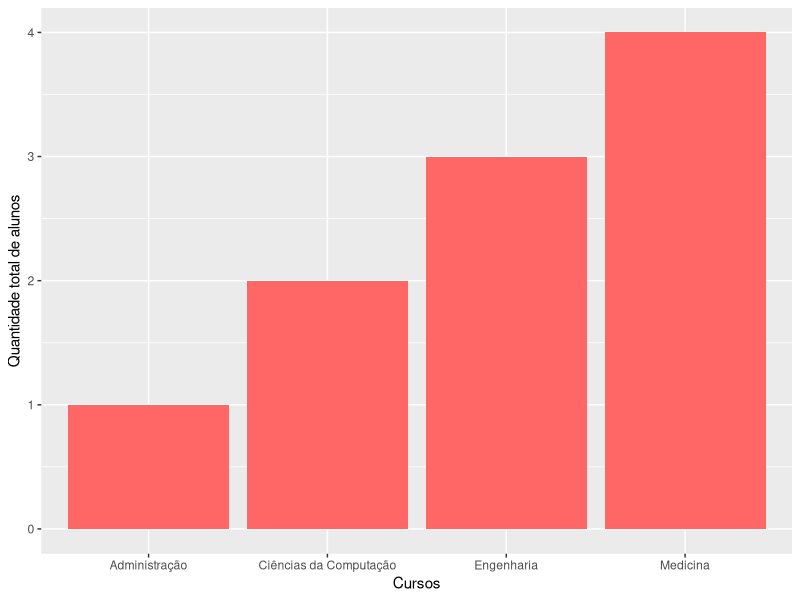
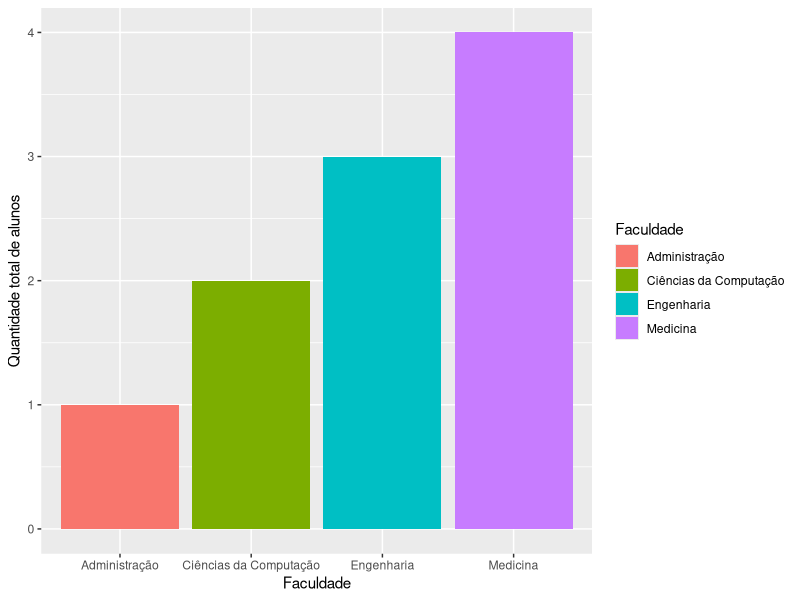
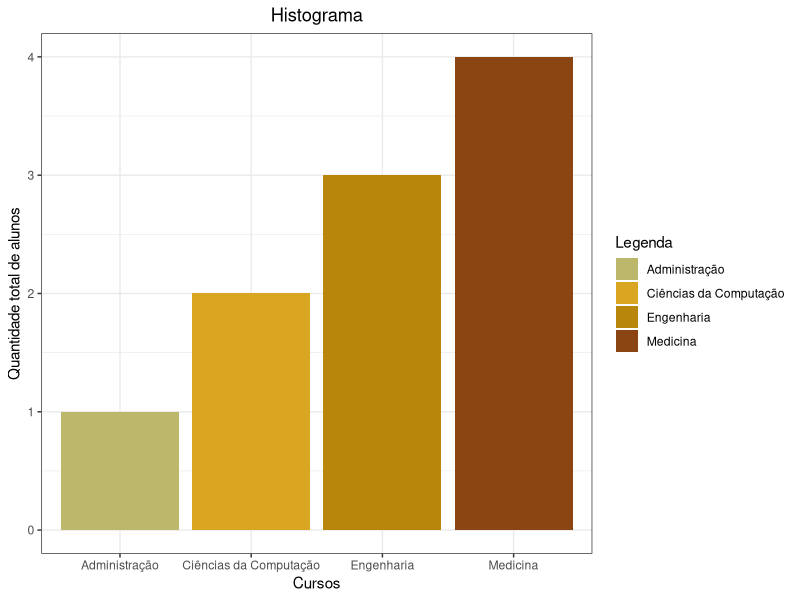
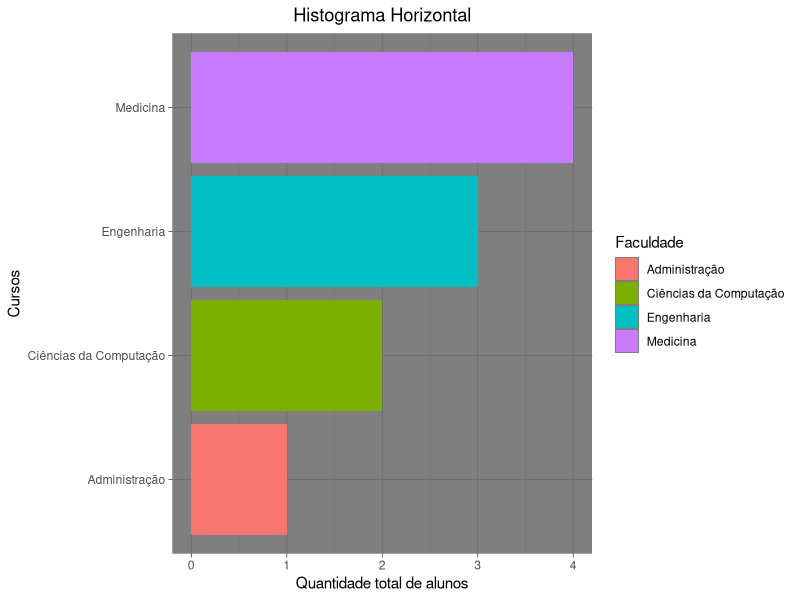
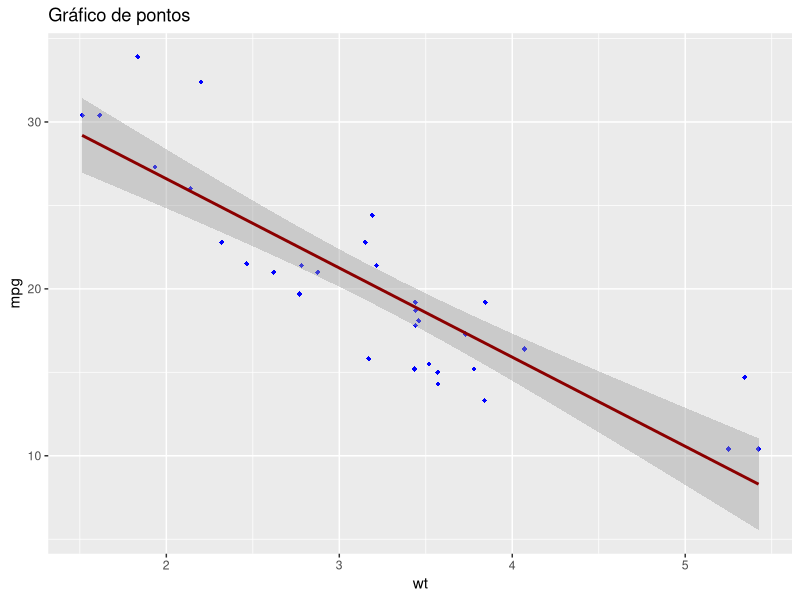
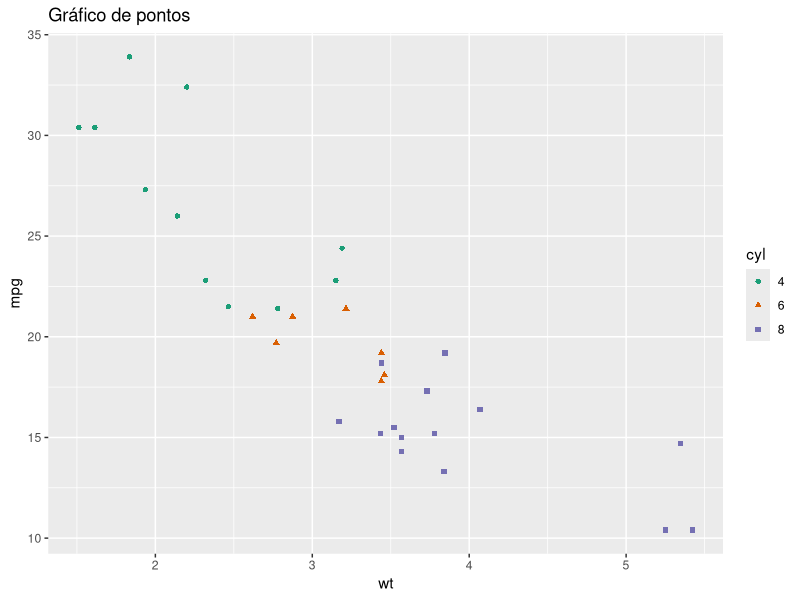

The R source for these figures, in order:
# instalando a biblioteca GGPLOT 2 e tidyverse #
install.packages("ggplot2")
install.packages("tidyverse")

# https://www.r-graph-gallery.com/ggplot2-package.html #

# Carregando os pacotes para o ambiente R #
library(ggplot2)
library(tidyverse)
library(car)

# Criando um dataframe com informações de alunos #
alunos <- data.frame(
  "Nome" = c("Alice", "Bob", "Charlie", "Diana", "Eva", "Fernanda", "Gabriel", "Helen", "Ian", "Julia"),
  "Idade" = c(20, 22, 21, 23, 19, 24, 20, 22, 21, 23),
  "Qtd_Livros" = c(10, 5, 8, 12, 6, 15, 9, 7, 11, 13),
  "Faculdade" = c("Engenharia", "Ciências da Computação", "Medicina", "Medicina", "Administração",
                  "Engenharia", "Engenharia", "Medicina", "Medicina", "Ciências da Computação")
)

#########
# Histograma - Mesma cor #
ggplot(alunos, aes(x = Faculdade))+
  geom_bar(stat = "count", fill = "#ff6666")+
  xlab("Cursos")+
  ylab("Quantidade total de alunos")

#########
# Histograma com cores para cada classe (automático) #
ggplot(alunos, aes(x = Faculdade, fill = Faculdade)) +
  geom_bar(stat = "count") + 
  xlab("Faculdade") + 
  ylab("Quantidade total de alunos") #+ guides(fill=FALSE)


#########
# Histograma com cores para cada classe (manual) #
ggplot(alunos, aes(x = Faculdade, fill = Faculdade)) +
  geom_bar(stat = "count") + 
  xlab("Cursos") + 
  ylab("Quantidade total de alunos") +
  scale_fill_manual("Legenda", values = c("Administração" = "#BDB76B", "Ciências da Computação" = "#DAA520", "Engenharia" = "#B8860B", "Medicina" = "#8B4513")) +
  labs(title = "Histograma") + 
  theme_bw() + 
  theme(plot.title = element_text(hjust = 0.5))

#########
# Histograma Horizontal
ggplot(data = alunos, aes(x = Faculdade, fill = Faculdade)) +
  geom_bar(stat = "count") + 
  coord_flip() +
  xlab("Cursos") +
  ylab("Quantidade total de alunos") +
  ggtitle("Histograma Horizontal") +
  theme_dark() + 
  theme(plot.title = element_text(hjust = 0.5))

#########
# Criando um Data Frame com dados de cilindros de carros #
mtcars$cyl <- as.factor(mtcars$cyl)
# Gráfico de pontos com regressão $ #
ggplot(mtcars, aes(x=wt, y=mpg)) +
  geom_point(shape = 18, color = "blue") +
  geom_smooth(method = lm, color = "darkred") +
  labs(title = "Gráfico de pontos")
# Gráfico de pontos por classe e com cores #
ggplot(mtcars, aes(x=wt, y=mpg, shape=cyl, color=cyl)) +
  geom_point() +
  labs(title = "Gráfico de pontos") +
  scale_color_brewer(palette = "Dark2")
